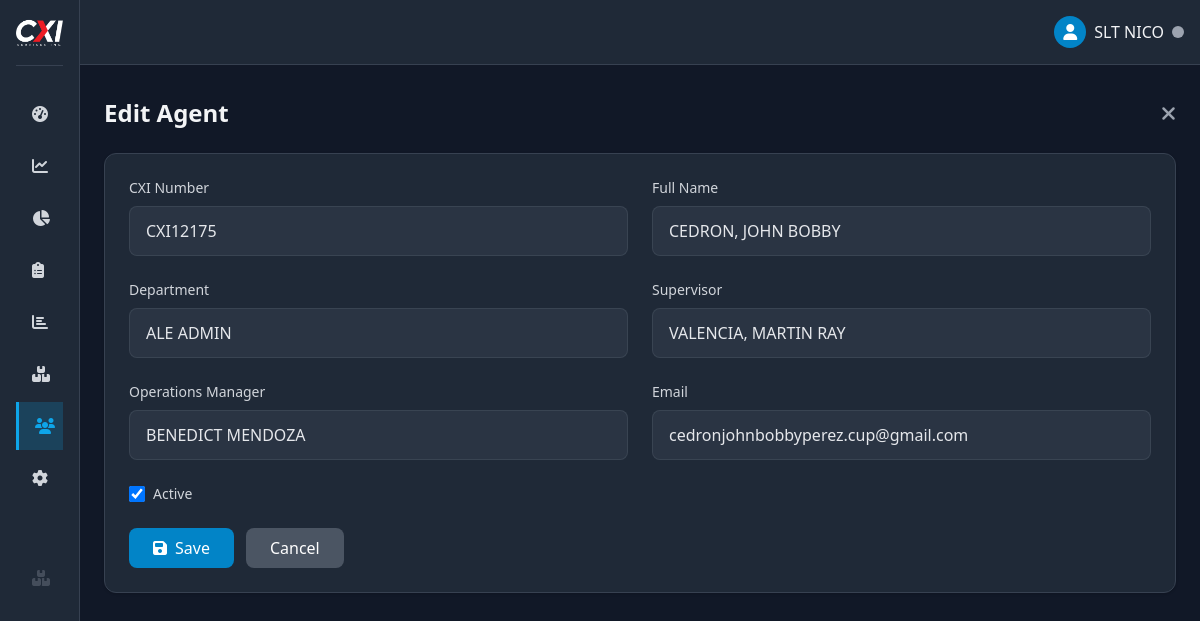
The page /admin/employee.php?id=4847 (signed in) on the database its author committed.
### tables this page shows
CREATE TABLE `employees` (
  `id` int(11) NOT NULL,
  `employee_id` varchar(50) NOT NULL,
  `full_name` varchar(100) NOT NULL,
  `department` varchar(50) NOT NULL,
  `supervisor` varchar(100) NOT NULL,
  `operation_manager` varchar(100) NOT NULL,
  `email` varchar(100) DEFAULT NULL,
  `created_at` datetime NOT NULL DEFAULT current_timestamp(),
  `updated_at` datetime NOT NULL DEFAULT current_timestamp() ON UPDATE current_timestamp(),
  `is_active` tinyint(1) DEFAULT 1
);

### admin/employee.php (the view, shortened to what this page needs)
<?php
require_once '../includes/functions.php';
$action = isset($_GET['action']) ? $_GET['action'] : '';
$employeeId = isset($_GET['id']) ? (int)$_GET['id'] : 0;
$employee = null;
if ($employeeId > 0) {
    try {
        $stmt = $pdo->prepare("SELECT * FROM employees WHERE id = ?");
        $stmt->execute([$employeeId]);
        $employee = $stmt->fetch();
    } catch (PDOException $e) {
        $_SESSION['error'] = "Error fetching employee data: " . $e->getMessage();
        redirect('employees.php');
    }
} elseif ($action !== 'create') {
    redirect('employees.php');
}
require_once '../components/layout.php';
?>
<div class="pt-2 min-h-screen">
    <main class="p-6">
        <div class="flex justify-between items-center mb-6">
            <h1 class="text-2xl font-bold"><?= $employeeId ? 'Edit Agent' : 'Add New Agent' ?></h1>
            <a href="employees.php" class="text-gray-400 hover:text-white">
                <i class="fas fa-times fa-lg"></i>
            </a>
        </div>
        <div class="bg-gray-800 rounded-xl border border-gray-700 p-6 shadow">
            <form method="POST">
                <div class="grid grid-cols-1 md:grid-cols-2 gap-6">
                    <div>
                        <label for="employee_id" class="block text-sm font-medium text-gray-300 mb-2">CXI Number</label>
                        <input type="text" id="cxi_id" name="cxi_id"
                               class="w-full px-4 py-3 bg-gray-700/50 border border-gray-600/50 rounded-lg text-gray-200"
                               value="<?= $employee ? htmlspecialchars($employee['employee_id']) : '' ?>" required>
                    </div>
                    <div>
                        <label for="full_name" class="block text-sm font-medium text-gray-300 mb-2">Full Name</label>
                        <input type="text" id="full_name" name="full_name" style="text-transform: uppercase;"
                               class="w-full px-4 py-3 bg-gray-700/50 border border-gray-600/50 rounded-lg text-gray-200"
                               value="<?= $employee ? htmlspecialchars($employee['full_name']) : '' ?>" required>
                    </div>
                    <div>
                        <label for="department" class="block text-sm font-medium text-gray-300 mb-2">Department</label>
                        <input type="text" id="department" name="department" style="text-transform: uppercase;"
                               class="w-full px-4 py-3 bg-gray-700/50 border border-gray-600/50 rounded-lg text-gray-200"
                               value="<?= $employee ? htmlspecialchars($employee['department']) : '' ?>" required>
                    </div>
                    <div>
                        <label for="supervisor" class="block text-sm font-medium text-gray-300 mb-2">Supervisor</label>
                        <input type="text" id="supervisor" name="supervisor" style="text-transform: uppercase;"
                               class="w-full px-4 py-3 bg-gray-700/50 border border-gray-600/50 rounded-lg text-gray-200"
                               value="<?= $employee ? htmlspecialchars($employee['supervisor']) : '' ?>" required>
                    </div>
                    <div>
                        <label for="operation_manager" class="block text-sm font-medium text-gray-300 mb-2">Operations Manager</label>
                        <input type="text" id="operation_manager" name="operation_manager" style="text-transform: uppercase;"
                               class="w-full px-4 py-3 bg-gray-700/50 border border-gray-600/50 rounded-lg text-gray-200"
                               value="<?= $employee ? htmlspecialchars($employee['operation_manager']) : '' ?>" required>
                    </div>
                    <div>
                        <label for="email" class="block text-sm font-medium text-gray-300 mb-2">Email</label>
                        <input type="email" id="email" name="email"
                               class="w-full px-4 py-3 bg-gray-700/50 border border-gray-600/50 rounded-lg text-gray-200"
                               value="<?= $employee ? htmlspecialchars($employee['email']) : '' ?>">
                    </div>
                    <div class="flex items-center">
                        <input type="checkbox" id="is_active" name="is_active"
                               class="w-4 h-4 text-primary-600 bg-gray-700 border-gray-600 rounded focus:ring-primary-500 focus:ring-2"
                               <?= ($employee && $employee['is_active']) || !$employee ? 'checked' : '' ?>>
                        <label for="is_active" class="ml-2 text-sm font-medium text-gray-300">Active</label>
                    </div>
                </div>
                <div class="flex space-x-3 pt-6">
                    <button type="submit" class="bg-primary-600 hover:bg-primary-700 text-white px-6 py-2 rounded-lg flex items-center">
                        <i class="fas fa-save mr-2"></i> Save
                    </button>
                    <a href="employees.php" class="bg-gray-600 hover:bg-gray-700 text-white px-6 py-2 rounded-lg flex items-center">
                        Cancel
                    </a>
                </div>
            </form>
        </div>
    </main>
</div>

### rows shown on the page
employees: cxi_id "CXI12175", full_name "CEDRON, JOHN BOBBY", department "ALE ADMIN", supervisor "VALENCIA, MARTIN RAY", operation_manager "Benedict Mendoza", email "cedronjohnbobbyperez.cup@gmail.com", is_active "☑"

### other values the page prints
$_SESSION['nickname'] "SLT NICO"
